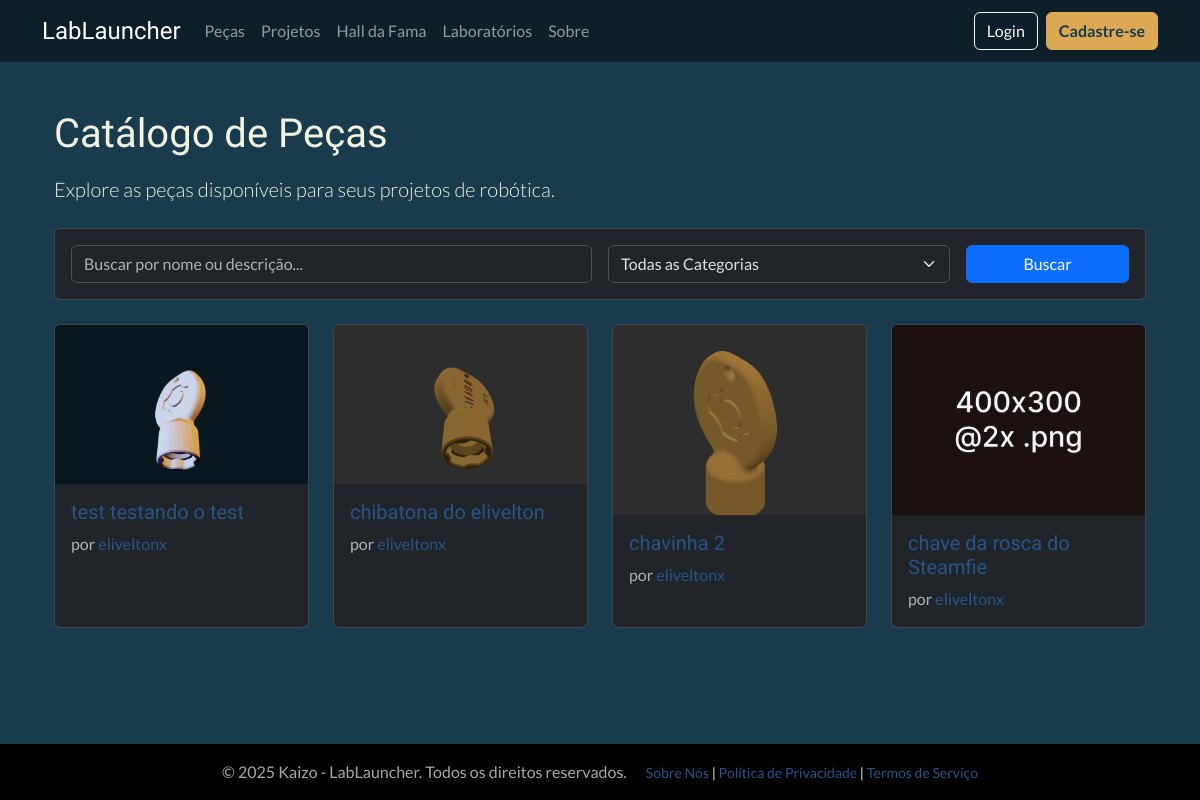
The page /catalog/parts/ on the database its author committed.
### catalog/models.py (models this page shows, shortened)
class Part(models.Model):
    STATUS_CHOICES = (('in_review', 'Em Revisão'), ('approved', 'Aprovado'), ('rejected', 'Rejeitado'))
    thumbnail = models.ImageField(
        upload_to='part_thumbnails/', # Pasta dentro de 'media' onde as imagens serão salvas
        storage=storage_para_usar,
        verbose_name='Thumbnail',
        null=True, # O campo é opcional
        blank=True # O campo pode ser deixado em branco no formulário
    )
    is_hall_of_fame = models.BooleanField(default=False, verbose_name="Destaque (Hall da Fama)")
    name = models.CharField(max_length=200, verbose_name='Nome da Peça')
    description = models.TextField(verbose_name='Descrição')
    category = models.ForeignKey(PartCategory, on_delete=models.SET_NULL, null=True, verbose_name='Categoria da Peça')
    author = models.ForeignKey(settings.AUTH_USER_MODEL, on_delete=models.SET_NULL, null=True, verbose_name='Autor')
    stl_file = models.FileField(upload_to='parts_stl/', storage=storage_para_usar, verbose_name='Arquivo STL')
    camera_pos_x = models.FloatField(null=True, blank=True, verbose_name="Câmera Posição X")
    camera_pos_y = models.FloatField(null=True, blank=True, verbose_name="Câmera Posição Y")
    camera_pos_z = models.FloatField(null=True, blank=True, verbose_name="Câmera Posição Z")
    status = models.CharField(max_length=10, choices=STATUS_CHOICES, default='in_review', verbose_name='Status')
    created_at = models.DateTimeField(auto_now_add=True, verbose_name='Data de Criação')
    updated_at = models.DateTimeField(auto_now=True, verbose_name='Última Atualização')
    class Meta:
        verbose_name = 'Peça'
        verbose_name_plural = 'Peças'
        ordering = ['-created_at']

### users/models.py (models this page shows, shortened)
class CustomUser(AbstractUser):
    profile_picture = models.ImageField(
        upload_to='profile_pics/',
        storage=storage_para_usar,
        null=True,
        blank=True,
        verbose_name='Foto do Perfil'
    )
    is_approved = models.BooleanField(
        default=False,
        verbose_name='Aprovado pela Curadoria',
        help_text='Indica se o usuário foi aprovado para acessar o conteúdo.'
    )
    groups = models.ManyToManyField(
        Group,
        verbose_name='groups',
        blank=True,
        help_text='The groups this user belongs to. A user will get all permissions granted to each of their groups.',
        related_name="customuser_set", # Nome único para o acesso reverso
        related_query_name="user",
    )
    user_permissions = models.ManyToManyField(
        Permission,
        verbose_name='user permissions',
        blank=True,
        help_text='Specific permissions for this user.',
        related_name="customuser_set", # Nome único para o acesso reverso
        related_query_name="user",
    )

### catalog/views.py (the view, shortened to what this page needs)
# urls.py: path('parts/', PartListView.as_view(), name='part-list'),
class PartListView(ListView):
    model = Part
    template_name = 'catalog/part_list.html'
    context_object_name = 'parts'
    paginate_by = 10
    def get_queryset(self):
        queryset = super().get_queryset().filter(status='approved')
        search_query = self.request.GET.get('q')
        category_id = self.request.GET.get('category')
        if search_query:
            queryset = queryset.filter(Q(name__icontains=search_query) | Q(description__icontains=search_query))
        return queryset.order_by('-created_at')
    def get_context_data(self, **kwargs):
        context = super().get_context_data(**kwargs)
        context['part_categories'] = PartCategory.objects.all()
        return context

### catalog/templatetags/query_transforms.py (called while the page is built)
@register.filter
def get_range(value):
    if isinstance(value, int):
        return range(value)
    return range(0)

### catalog/templates/catalog/part_list.html (shortened to what this page needs)
{% extends "base.html" %}
{% load static %}
{% load query_transforms %}
{% block content %}
<div class="container mt-4">
    <h1 class="mb-3">Catálogo de Peças</h1>
    <p class="lead mb-4">Explore as peças disponíveis para seus projetos de robótica.</p>
    <div class="card bg-dark mb-4">
        <div class="card-body">
            <form method="get" action="{% url 'catalog:part-list' %}" class="row g-3 align-items-center">
                <div class="col-md-6">
                    <input type="text" name="q" class="form-control" placeholder="Buscar por nome ou descrição..." value="{{ request.GET.q }}">
                </div>
                <div class="col-md-4">
                    <select name="category" class="form-select">
                        <option value="">Todas as Categorias</option>
                    </select>
                </div>
                <div class="col-md-2">
                    <button type="submit" class="btn btn-primary w-100">Buscar</button>
                </div>
            </form>
        </div>
    </div>
    <div class="row row-cols-1 row-cols-sm-2 row-cols-md-3 row-cols-lg-4 g-4">
        {% for part in parts %}
        <div class="col">
            <div class="card h-100 text-bg-dark">
                {% if part.thumbnail %}
                    <img src="{{ part.thumbnail.url }}" class="card-img-top" alt="{{ part.name }}">
                {% else %}
                    <img src="{% static 'images/placeholder.png' %}" class="card-img-top" alt="Placeholder">
                {% endif %}
                <div class="card-body d-flex flex-column">
                    <h5 class="card-title">
                        <a href="{% url 'catalog:part-detail' part.pk %}" class="stretched-link">{{ part.name }}</a>
                    </h5>
                    <p class="card-text text-muted">por <a href="{% url 'users:public-profile' part.author.username %}">{{ part.author.username }}</a></p>
                </div>
            </div>
        </div>
        {% empty %}
            <div class="col">
                <p>Nenhuma peça encontrada com os critérios atuais.</p>
            </div>
        {% endfor %}
    </div>
    {% load query_transforms %}
</div>
{% endblock %}

### static/css/custom.css (style rules this page uses)
body { background-color: #183b4e; color: #f3f3e0; font-family: 'Lato', sans-serif; }
h1, h2, h3, h4, h5, h6 { font-family: 'Exo 2', sans-serif; color: #f3f3e0; }
a { color: #27548a; text-decoration: none; }

### rows shown on the page
Part: thumbnail (picture), name "test testando o test", author.username "eliveltonx"
Part: thumbnail (picture), name "chibatona do elivelton", author.username "eliveltonx"
Part: thumbnail (picture), name "chavinha 2", author.username "eliveltonx"
Part: name "chave da rosca do Steamfie", author.username "eliveltonx"
